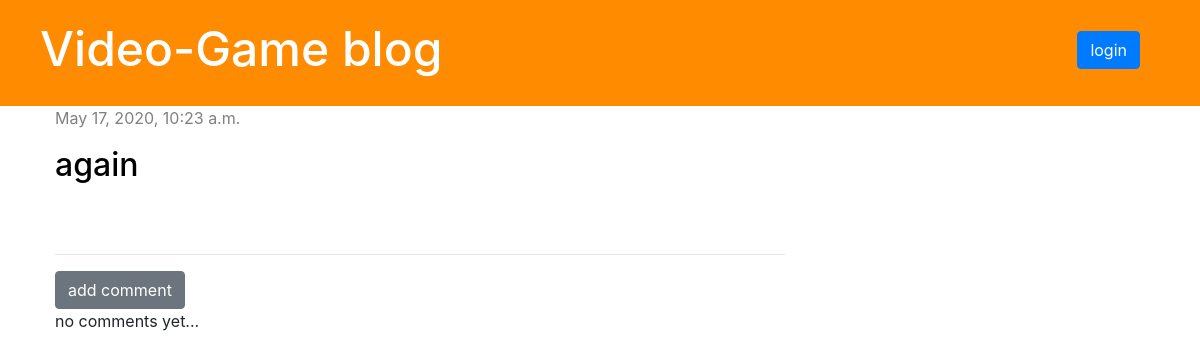
The page /post/6/ on the database as committed earlier.
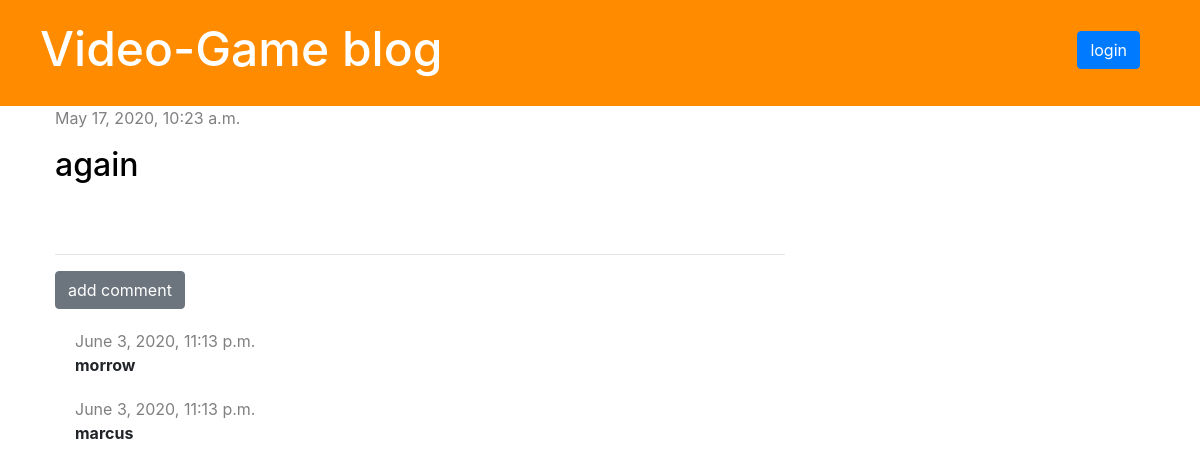
The same page on the database as committed later.
### blog/models.py (models this page shows, shortened)
class Comment(models.Model):
    post = models.ForeignKey('blog.Post', on_delete=models.CASCADE, related_name='comments')
    author = models.CharField(max_length=200)
    text = models.TextField()
    created_date = models.DateTimeField(default=timezone.now())
    approved = models.BooleanField(default=False)

### blog/views.py (the view)
# urls.py: path("post/<int:pk>/", views.post_detail, name='post_detail'),
def post_detail(request, pk):
    post = get_object_or_404(Post, pk=pk)
    stuff_for_frontend = {'post': post}
    return render(request, 'blog/post_detail.html', stuff_for_frontend)

### blog/templatetags/markdownify.py (called while the page is built)
@register.filter
def markdown(value):
    renderer = HighlightRenderer()
    markdown = mistune.Markdown(renderer=renderer)
    return markdown(value)

### blog/templates/blog/post_detail.html (shortened to what this page needs)
{% extends 'blog/base.html' %}
{% load markdownify %}
{% block content %}
            {%if post.published_date%}
                <div class="date">
                    <p>{{post.published_date}}</p>
                </div>
            {% else %}
                <a href="{% url 'post_publish' pk=post.pk %}" class="btn btn-primary">Publish</a>
            {%endif%}
            <div class="post">
                <h2><a href="">{{post.title}}</a></h2>
            </div>
            <hr>
                <a href="{% url 'add_comment_to_post' pk=post.pk %}" class="btn btn-secondary">add comment</a>
                {% for comment in post.comments.all %}
                    {% if user.is_authenticated or comment.approved %}
                    <div class="comment">
                        <div class="date"> {{comment.created_date}} </div>
                        <strong>{{comment.author}}</strong>
                    </div>
                    {% endif %}
                {% empty %}
                    <p>no comments yet...</p>
                {% endfor %}
{% endblock %}

Rows that differ between the two databases and show on the page:
added Comment: created_date "June 3, 2020, 11:13 p.m.", author "morrow"
added Comment: created_date "June 3, 2020, 11:13 p.m.", author "marcus"
Other text that changed with them:
text no longer shown: "no comments yet..."
